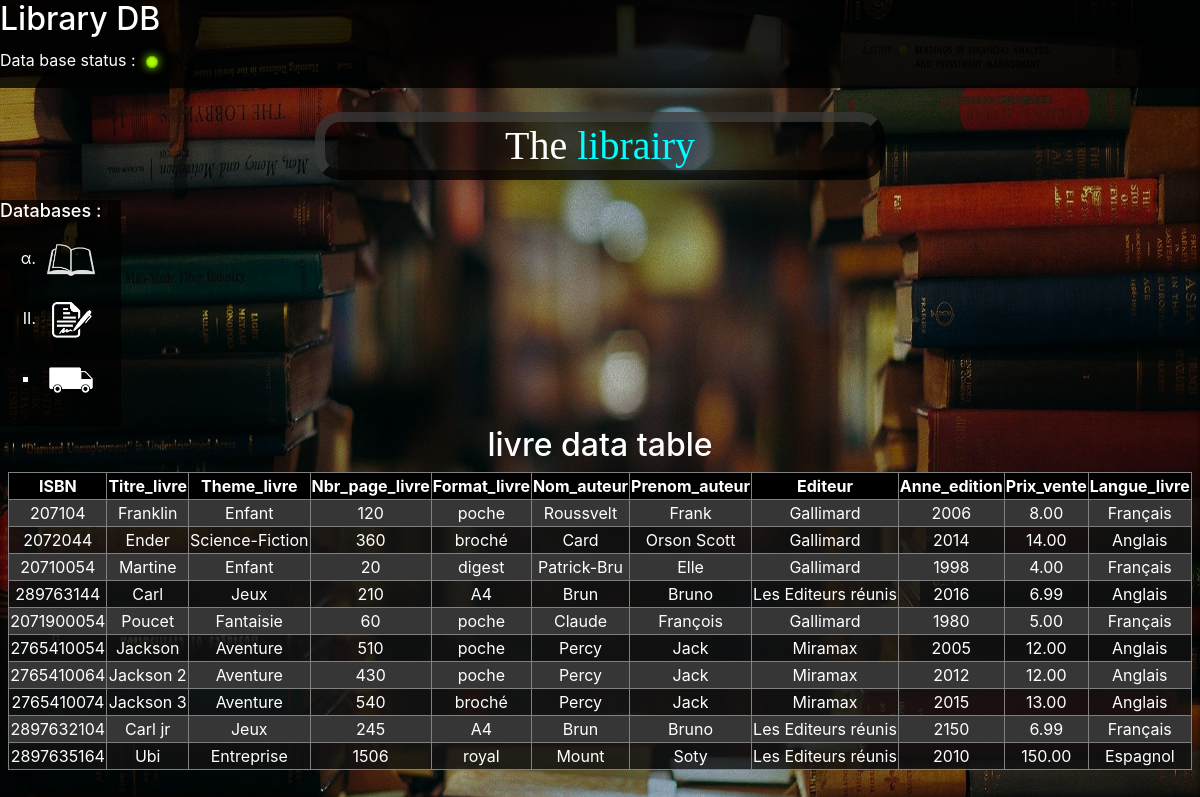
Screenshot of /db.php?db=livre with the database file from the repository.
### tables this page shows
CREATE TABLE `livre` (
  `ISBN` bigint(20) NOT NULL,
  `Titre_livre` varchar(100) DEFAULT NULL,
  `Theme_livre` varchar(100) DEFAULT NULL,
  `Nbr_page_livre` int(11) NOT NULL,
  `Format_livre` varchar(45) DEFAULT NULL,
  `Nom_auteur` varchar(45) NOT NULL,
  `Prenom_auteur` varchar(45) NOT NULL,
  `Editeur` varchar(45) DEFAULT NULL,
  `Anne_edition` year(4) NOT NULL,
  `Prix_vente` decimal(7,2) DEFAULT NULL,
  `Langue_livre` varchar(45) NOT NULL,
  PRIMARY KEY (`ISBN`)
);

### db.php (the view, shortened to what this page needs)
<!DOCTYPE html>
<html lang="en">
    <head>
        <link rel="stylesheet" href="https://maxcdn.bootstrapcdn.com/bootstrap/4.0.0/css/bootstrap.min.css">
        <link rel="stylesheet" href="stylesheets/common.css">
        <link rel="stylesheet" href="stylesheets/db.css">
    </head>
    <body>
        <header class="heading">
            <a href="home.php" class="invilink" title="To Home page">
                <h1 class="headertitle">Library DB</h1>
            </a>
            <div class="status">
                <p>Data base status :</p>
                <div id= "led" title="You shouldn't be able to see this title"></div>
            </div>
        </header>
        <main>
            <h1 id="maintitle">The <span style="color: cyan;">librairy</span></h1>
            <nav class="listctnr">
                <h3>Databases : </h3>
                <ul class="dblist">
                    <li>
                        <a href="db.php?db=livre" class="invilink" title="To Livre db">
                            <img src="img/livre.PNG" alt="pictogramme lien vers base de donné Livre" class="databaseslinks">
                        </a>
                    </li>
                    <li>
                        <a href="db.php?db=commander" class="invilink" title="To Commander db">
                            <img src="img/commande.PNG" alt="pictogramme lien vers base de donné Commander" class="databaseslinks" >
                        </a>
                    </li>
                    <li>
                        <a href="db.php?db=fournisseur" class="invilink" title="To Fournisseur db">
                            <img src="img/fournisseur.PNG" alt="pictogramme lien vers base de donné Fournisseur" class="databaseslinks">
                        </a>
                    </li>
                </ul>
            </nav>
            <?php echo '<h2 id="dbtitle">'. $_GET["db"]. ' data table</h2>' ?>
            <?php
            include 'sql.php';
            switch ($_GET['db']) {
                case 'livre':
                    $sql = "SELECT * FROM gestionlibrairie.livre";
                    break;
            } ;
            $result = $conn->query($sql);
            ?>
            <div class="defaultcontainer">
                <table id=dbtable>
                    <?php
                        echo '<tr>';
                        foreach ($result->fetch_fields() as $key => $value) {
                            echo '<th>'.$value->name. '</th>';
                            $columnnames[] = array (
                                $key => $value->name
                            );
                        }
                        echo '</tr>';
                        while ($row = $result->fetch_assoc()) {
                            echo '<tr>';
                            foreach ($columnnames as $colname) {
                                echo '<td>'. $row[implode($colname)]. '</td>';
                            }
                            echo '</tr>';
                        }
                    ?>
                </table>
            </div>
        </main>
    </body>
</html>

### stylesheets/common.css (style rules this page uses)
body, html { height: 100%; margin: 0; background-color: rgb(107, 107, 107); background-image: url("../img/Background.JPG") ; background-position: center; background-repeat: repeat; background-size: 100% 100%; font-size: 1rem; }
header, footer { background-color:rgba(0, 0, 0, 0.8); color: white; height: fit-content; }
.headertitle { font-size: 2em; margin:0; }
.status { display: flex; margin-top: 10px; }
.led-green { width: 12px; height: 12px; margin-top: 8px; margin-left: 10px; background-color: #ABFF00; border-radius: 50%; box-shadow: #89FF00 0 0px 10px, inset #304701 0 0px 3px; }
#maintitle { display: inline-block; color: white; font-family: Apple Chancery, cursive; width: fit-content; padding: 0% 15% 0% 15%; background-color: rgba(0, 0, 0, 0.5); border: 10px outset rgba(0, 0, 0, 0.5); border-radius: 25px; }
.defaultcontainer { display: flex; justify-content: center; }
a.invilink, a.invilink :hover { text-decoration: none; color: inherit; }

### stylesheets/db.css (style rules this page uses)
main { margin-top: 2% ; text-align: center; }
.listctnr { margin-top: 1%; padding-right: 20px; width: fit-content; display: flex; flex-direction: column; justify-content: flex-start; background-color: rgba(0, 0, 0, 0.7); color: white; list-style-position: outside; }
.listctnr > h3 { font-size: 1.5vw; }
.dblist :first-child { list-style-type: lower-greek; }
.dblist :nth-child(2) { list-style-type: upper-roman; }
.dblist :nth-child(3) { list-style-type: square; }
.databaseslinks { height: 5vw; width: 5vw; }
#dbtitle { color: white; }
#dbtable { overflow-x: auto; display: flex; }
#dbtable th,td { border: 1px solid grey; border-collapse: collapse; }
#dbtable th { background-color: rgb(0, 0, 0); color: white; }
#dbtable tr { background-color: rgba(17, 17, 17, 0.829); }
#dbtable tr:nth-child(even) { background-color: rgb(54, 54, 54); }
#dbtable td { color: white; }

### rows the page displays
livre: ISBN "207104", Titre_livre "Franklin", Theme_livre "Enfant", Nbr_page_livre "120", Format_livre "poche", Nom_auteur "Roussvelt", Prenom_auteur "Frank", Editeur "Gallimard", Anne_edition "2006", Prix_vente "8.00", Langue_livre "Français"
livre: ISBN "2072044", Titre_livre "Ender", Theme_livre "Science-Fiction", Nbr_page_livre "360", Format_livre "broché", Nom_auteur "Card", Prenom_auteur "Orson Scott", Editeur "Gallimard", Anne_edition "2014", Prix_vente "14.00", Langue_livre "Anglais"
livre: ISBN "20710054", Titre_livre "Martine", Theme_livre "Enfant", Nbr_page_livre "20", Format_livre "digest", Nom_auteur "Patrick-Bru", Prenom_auteur "Elle", Editeur "Gallimard", Anne_edition "1998", Prix_vente "4.00", Langue_livre "Français"
livre: ISBN "289763144", Titre_livre "Carl", Theme_livre "Jeux", Nbr_page_livre "210", Format_livre "A4", Nom_auteur "Brun", Prenom_auteur "Bruno", Editeur "Les Editeurs réunis", Anne_edition "2016", Prix_vente "6.99", Langue_livre "Anglais"
livre: ISBN "2071900054", Titre_livre "Poucet", Theme_livre "Fantaisie", Nbr_page_livre "60", Format_livre "poche", Nom_auteur "Claude", Prenom_auteur "François", Editeur "Gallimard", Anne_edition "1980", Prix_vente "5.00", Langue_livre "Français"
livre: ISBN "2765410054", Titre_livre "Jackson", Theme_livre "Aventure", Nbr_page_livre "510", Format_livre "poche", Nom_auteur "Percy", Prenom_auteur "Jack", Editeur "Miramax", Anne_edition "2005", Prix_vente "12.00", Langue_livre "Anglais"
livre: ISBN "2765410064", Titre_livre "Jackson 2", Theme_livre "Aventure", Nbr_page_livre "430", Format_livre "poche", Nom_auteur "Percy", Prenom_auteur "Jack", Editeur "Miramax", Anne_edition "2012", Prix_vente "12.00", Langue_livre "Anglais"
livre: ISBN "2765410074", Titre_livre "Jackson 3", Theme_livre "Aventure", Nbr_page_livre "540", Format_livre "broché", Nom_auteur "Percy", Prenom_auteur "Jack", Editeur "Miramax", Anne_edition "2015", Prix_vente "13.00", Langue_livre "Anglais"
livre: ISBN "2897632104", Titre_livre "Carl jr", Theme_livre "Jeux", Nbr_page_livre "245", Format_livre "A4", Nom_auteur "Brun", Prenom_auteur "Bruno", Editeur "Les Editeurs réunis", Anne_edition "2150", Prix_vente "6.99", Langue_livre "Français"
livre: ISBN "2897635164", Titre_livre "Ubi", Theme_livre "Entreprise", Nbr_page_livre "1506", Format_livre "royal", Nom_auteur "Mount", Prenom_auteur "Soty", Editeur "Les Editeurs réunis", Anne_edition "2010", Prix_vente "150.00", Langue_livre "Espagnol"

### other values shown
$_GET["db"] "livre"
$value->name "ISBN"
$value->name "Titre_livre"
$value->name "Theme_livre"
$value->name "Nbr_page_livre"
$value->name "Format_livre"
$value->name "Nom_auteur"
$value->name "Prenom_auteur"
$value->name "Editeur"
$value->name "Anne_edition"
$value->name "Prix_vente"
$value->name "Langue_livre"
